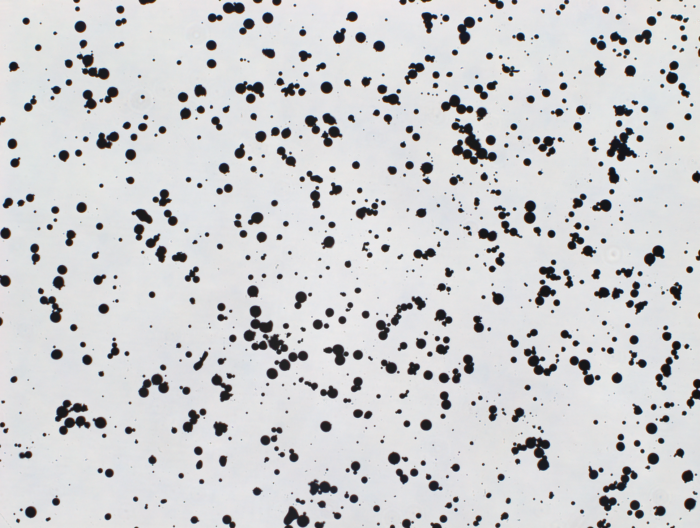
#> input picture research_env/images/Ti_powder.tif, 700 x 528 px, given in place of Osteosarcoma_01_25Sigma_noise.tif, which was not available; the run also reads 1 picture not shown here
$ jupyter execute --allow-errors 'Basic Image Processing with Scikit Image.ipynb'
#> lines starting #> are read from the running program, lines starting #| are printed output that depends on the picture; pictures that were not available may be replaced by others from this repository, and a replacement may not be noted
[cell 1]
from matplotlib import pyplot as plt

[cell 2]
from skimage import io, color
from skimage.transform import rescale, resize, downscale_local_mean

[cell 3]
img=io.imread("images/Osteosarcoma_01_25Sigma_noise.tif")
#> img is the input picture: shape (528, 700, 3); mean R, G, B 205.2, 205.5, 207.2

[cell 4]
img

[cell 5]
img.shape
#> Out = (528, 700, 3)

[cell 6]
img_rescaled=rescale(img, 1.0/4.0, anti_aliasing=False)
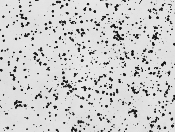
#> img_rescaled: shape (132, 175, 1) float64; min 0.0745, max 0.916, mean 0.806
img_rescaled

[cell 7]
img_rescaled.shape
#> Out = (132, 175, 1)

[cell 8]
img_resized=resize(img,(200,200), anti_aliasing=True)
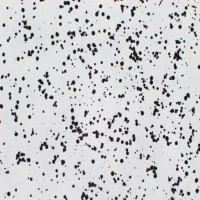
#> img_resized: shape (200, 200, 3) float64; mean R, G, B 0.805, 0.806, 0.812
img_resized
img_resized.shape
#> Out = (200, 200, 3)

[cell 9]
plt.imshow(img, cmap='gray')

[cell 10]
plt.imshow(img_rescaled, cmap='gray')

[cell 11]
from skimage.filters import gaussian, sobel

[cell 12]
plt.imshow(img)

[cell 13]
gaussian_using_skimage=gaussian(img, sigma=1, mode='constant',cval=0.0)
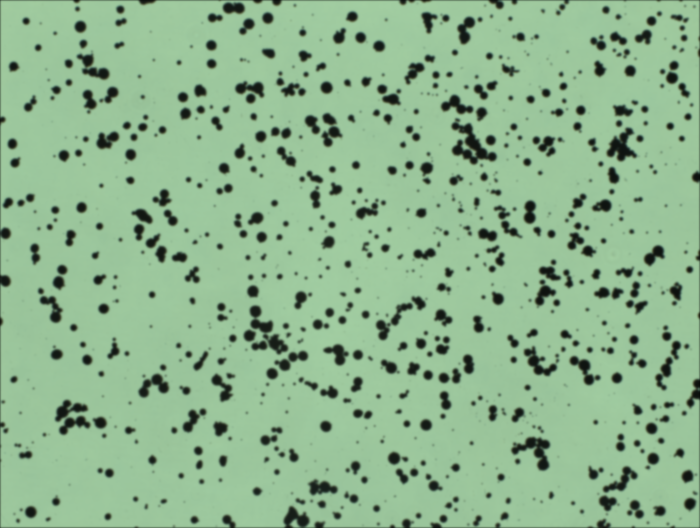
#> gaussian_using_skimage: shape (528, 700, 3) float64; mean R, G, B 0.559, 0.711, 0.561
plt.imshow(gaussian_using_skimage)

[cell 14]
gaussian_using_skimage=gaussian(img, sigma=5, mode='constant',cval=0.0)
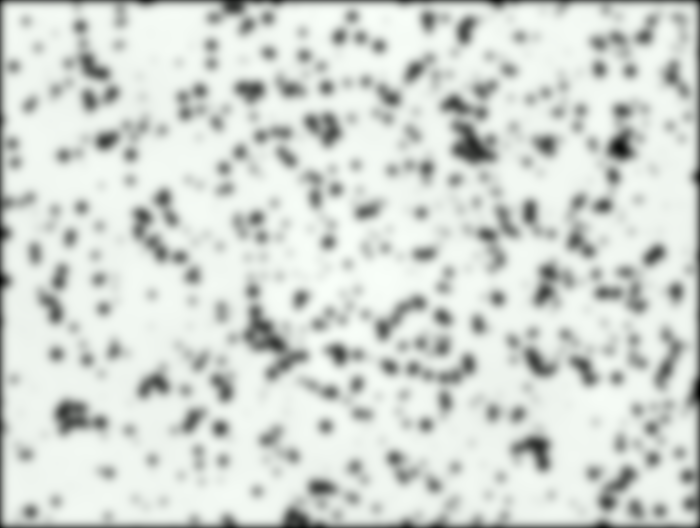
#> gaussian_using_skimage: shape (528, 700, 3) float64; mean R, G, B 0.185, 0.188, 0.185; drawn with min black and max white
plt.imshow(gaussian_using_skimage)
